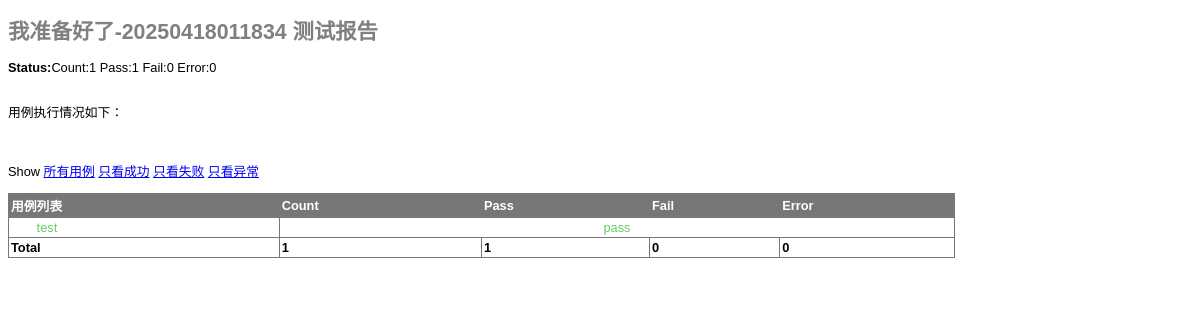
The app's page /base/report/?plan_id=1 with its own data.
### base/models.py (models this page shows, shortened)
class Report(models.Model):
    report_id = models.AutoField(primary_key=True, null=False)  # 报告ID
    report_name = models.CharField(max_length=255)             # 报告名称
    plan = models.ForeignKey('Plan', on_delete=models.CASCADE)  # 关联的测试计划（外键）
    content = models.TextField()                               # 报告详细内容（JSON格式）
    case_num = models.IntegerField(null=True)                  # 总用例数
    pass_num = models.IntegerField(null=True)                  # 通过用例数
    fail_num = models.IntegerField(null=True)                  # 失败用例数
    error_num = models.IntegerField(null=True)                 # 错误用例数

### base/views/report_views.py (the view)
# urls.py: path('report/', report_index),
def report_index(request):
    plan_id = request.GET['plan_id']
    report = Report.objects.get(plan_id=plan_id)
    report_content = eval(report.content)
    return render(request, "report.html", {"report": report, "report_content": report_content})

### templates/report.html (shortened to what this page needs)
<!DOCTYPE html PUBLIC "-//W3C//DTD XHTML 1.0 Strict//EN" "http://www.w3.org/TR/xhtml1/DTD/xhtml1-strict.dtd">
<html xmlns="http://www.w3.org/1999/xhtml">
<head>
</head>
<body>
<div class='heading'>
    <h1>{{report.report_name}} 测试报告</h1>
    <p class='attribute'><strong>Status:</strong>Count:{{report.case_num}} Pass:{{report.pass_num}}
        Fail:{{report.fail_num}} Error:0</p>
    <p class='description'>用例执行情况如下：</p>
</div>
<p id='show_detail_line'>Show
    <a href="javascript:void(0);" onclick="showAll()">所有用例</a>
    <a href="javascript:void(0);" onclick="showPass()">只看成功</a>
    <a href="javascript:void(0);" onclick="showFail()">只看失败</a>
    <a href="javascript:void(0);" onclick="showError()">只看异常</a>
</p>
<table id='result_table'>
    <colgroup>
        <col align='left'/>
        <col align='right'/>
        <col align='right'/>
        <col align='right'/>
        <col align='right'/>
        <col align='right'/>
    </colgroup>
    <tr id='header_row'>
        <td>用例列表</td>
        <td>Count</td>
        <td>Pass</td>
        <td>Fail</td>
        <td>Error</td>
    </tr>
    {% for case in report_content %}
    {% if case.result == "pass" %}
    <tr class='passCase'>
        <td>
            <div class='testcase'>{{case.case_name}}</div>
        </td>
        <td colspan='4' align='center'>pass</td>
    </tr>
    {% endif %}
    {% endfor %}
    <tr id='total_row'>
        <td>Total</td>
        <td>{{report.case_num}}</td>
        <td>{{report.pass_num}}</td>
        <td>{{report.fail_num}}</td>
        <td>0</td>
    </tr>
</table>
<div id='ending'>&nbsp;</div>
</body>
</html>

### templates/report.html (style rules this page uses)
body { font-family: verdana, arial, helvetica, sans-serif; font-size: 80%; }
table { font-size: 100%; }
h1 { font-size: 16pt; color: gray; }
.heading { margin-top: 0ex; margin-bottom: 1ex; }
.heading .attribute { margin-top: 1ex; margin-bottom: 0; }
.heading .description { margin-top: 4ex; margin-bottom: 6ex; }
#result_table { width: 80%; border-collapse: collapse; border: 1px solid #777; }
#header_row { font-weight: bold; color: white; background-color: #777; }
#result_table td { border: 1px solid #777; padding: 2px; }
#total_row { font-weight: bold; }
.passCase { color: #6c6; }
.testcase { margin-left: 2em; }

### records on screen
Report: report_name "我准备好了-20250418011834", case_num "1", pass_num "1", fail_num "0"

### other values on screen
{{ case.case_name }} "test"
